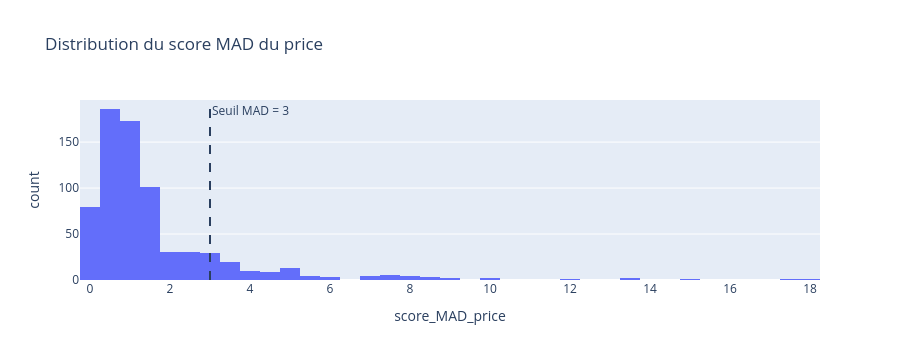

The notebook cell this image was saved under:
### Code cell
fig = px.histogram(
    erp_nettoye_web_nettoye_liaison,
    x="score_MAD_price",
    nbins=50,
    title="Distribution du score MAD du price"
)

fig.add_vline(
    x=3,
    line_dash="dash",
    annotation_text="Seuil MAD = 3"
)

fig.show()

### Figure 1 — Plotly figure (JSON) as saved in the notebook; plotly's stock layout.template omitted (floating-point values rounded to 4 significant figures; data arrays with more than 128 entries replaced by an {"elided": "..."} marker saying what was removed)
{"data": [{"bingroup": "x", "hovertemplate": "score_MAD_price=%{x}<br>count=%{y}<extra></extra>", "legendgroup": "", "marker": {"color": "#636efa", "pattern": {"shape": ""}}, "name": "", "nbinsx": 50, "orientation": "v", "showlegend": false, "type": "histogram", "x": {"elided": "714 float values"}, "xaxis": "x", "yaxis": "y"}], "layout": {"annotations": [{"showarrow": false, "text": "Seuil MAD = 3", "x": 3, "xanchor": "left", "xref": "x", "y": 1, "yanchor": "top", "yref": "y domain"}], "barmode": "relative", "height": 360, "legend": {"tracegroupgap": 0}, "shapes": [{"line": {"dash": "dash"}, "type": "line", "x0": 3, "x1": 3, "xref": "x", "y0": 0, "y1": 1, "yref": "y domain"}], "title": {"text": "Distribution du score MAD du price"}, "xaxis": {"anchor": "y", "autorange": true, "domain": [0, 1], "range": [-0.25, 18.25], "title": {"text": "score_MAD_price"}, "type": "linear"}, "yaxis": {"anchor": "x", "autorange": true, "domain": [0, 1], "range": [0, 195.8], "title": {"text": "count"}}}}
